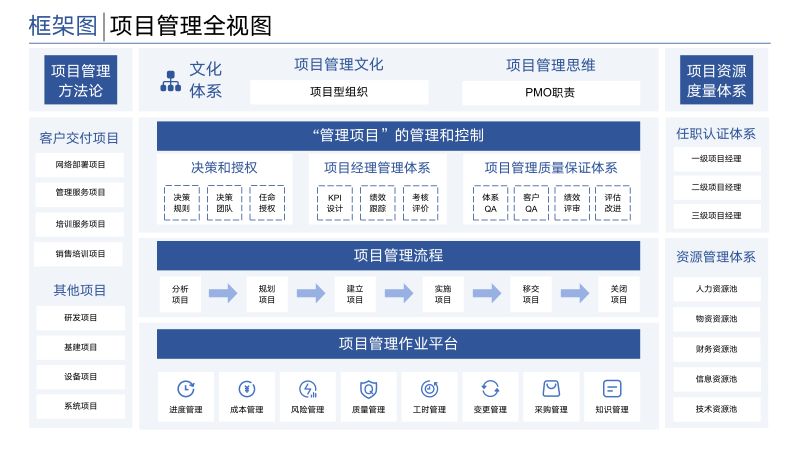
#> input picture GordenImagePPTGen/参考图/leader_love/ref1.png, 1600 x 900 px (shown at 1/2 size)
$ python probe_palette.py '../../GordenImagePPTGen/参考图/leader_love/ref1.png'
#> lines starting #> are read from the running program, lines starting #| are printed output that depends on the picture
#!/usr/bin/env python3
"""Probe a slide image and recommend a safe chroma-key color for icon extraction.

Why: during conversion we extract frames and icons onto a flat chroma-key canvas and then remove that
color with `chroma_key.py`. If the slide itself contains the key color
(e.g. a green slide keyed on green), the icons get eaten by the matte. This tool
samples the slide, reports which candidate key colors collide with the artwork,
and prints the first safe one.

Usage:
    python3 scripts/probe_palette.py SLIDE.png
    python3 scripts/probe_palette.py SLIDE.png --json

Output (human): a recommendation line `recommended_key: #ff00ff` plus per-candidate
coverage. With --json: a single machine-readable JSON line.
"""
from __future__ import annotations

import argparse
import colorsys
import json
import sys
from pathlib import Path

# Candidate key colors in priority order. Green first (best matte behaviour in
# chroma_key.py), then magenta, orange, red, cyan. Each entry is
# (name, hex, target_hue_degrees).
CANDIDATES = [
    ("green", "#00ff00", 120.0),
    ("magenta", "#ff00ff", 300.0),
    ("orange", "#ff7a00", 30.0),
    ("red", "#ff0033", 350.0),
    ("cyan", "#00ffff", 180.0),
]

# A pixel "collides" with a candidate when it is a vivid pixel whose hue is near
# the candidate hue. We only count vivid pixels (high saturation + mid/high
# value) because the matte only struggles with saturated key-like regions.
HUE_TOLERANCE_DEG = 30.0
MIN_SATURATION = 0.35
MIN_VALUE = 0.30
# Avoid a candidate if vivid pixels near its hue exceed this fraction of the image.
COLLISION_FRACTION = 0.012


def _load_pixels(path: Path, max_side: int = 240):
#> called with max_side = 240
    try:
        from PIL import Image
    except ImportError:
        print("Error: Pillow is required (pip3 install pillow).", file=sys.stderr)
        raise SystemExit(2)
    with Image.open(path) as im:
#> im is the input picture: PIL image 1600x900 RGBA; mean R, G, B, A 215.9, 222.7, 234.1, 255
        im = im.convert("RGB")
#> im: PIL image 1600x900 RGB
        w, h = im.size
#> w = 1600; h = 900
        scale = min(1.0, max_side / max(w, h))
#> scale = 0.15
        if scale < 1.0:
            im = im.resize((max(1, int(w * scale)), max(1, int(h * scale))))
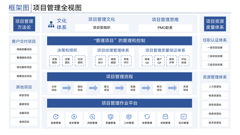
#> im: PIL image 240x135 RGB; mean R, G, B 215.6, 222.5, 233.9
        raw = im.tobytes()
        pixels = [(raw[i], raw[i + 1], raw[i + 2]) for i in range(0, len(raw), 3)]
#> pixels = 32400 items
        return pixels, im.size


def _hue_distance(a: float, b: float) -> float:
    d = abs(a - b) % 360.0
    return min(d, 360.0 - d)


def analyze(path: Path):
    pixels, (w, h) = _load_pixels(path)
#> pixels = 32400 items; w = 240; h = 135
    total = max(1, len(pixels))
#> total = 32400
    coverage = {name: 0 for name, _, _ in CANDIDATES}

    for r, g, b in pixels:
        hh, _, _ = colorsys.rgb_to_hls(r / 255.0, g / 255.0, b / 255.0)
        hue = hh * 360.0
        mx = max(r, g, b)
        mn = min(r, g, b)
        sat = 0.0 if mx == 0 else (mx - mn) / mx
        val = mx / 255.0
        if sat < MIN_SATURATION or val < MIN_VALUE:
            continue
        for name, _hex, target in CANDIDATES:
            if _hue_distance(hue, target) <= HUE_TOLERANCE_DEG:
                coverage[name] += 1
#> after the loop, coverage = {'green': 0, 'magenta': 0, 'orange': 0, 'red': 0, 'cyan': 0}

    cov_frac = {name: coverage[name] / total for name, _, _ in CANDIDATES}
#> cov_frac has the same summary as coverage
    recommended = None
    for name, hexval, _ in CANDIDATES:
        if cov_frac[name] < COLLISION_FRACTION:
            recommended = (name, hexval)
            break
    if recommended is None:
        # Everything collides; pick the least-used candidate.
        name = min(cov_frac, key=cov_frac.get)
        recommended = (name, dict((n, h) for n, h, _ in CANDIDATES)[name])

    return {
        "image": str(path),
        "size": [w, h],
        "coverage_fraction": {k: round(v, 5) for k, v in cov_frac.items()},
        "collision_threshold": COLLISION_FRACTION,
        "recommended_key_name": recommended[0],
        "recommended_key": recommended[1],
    }


def main() -> None:
    ap = argparse.ArgumentParser(description=__doc__)
    ap.add_argument("image", help="Slide image to probe.")
    ap.add_argument("--json", action="store_true", help="Emit a single JSON line.")
    args = ap.parse_args()

    path = Path(args.image)
    if not path.exists():
        print(f"Error: image not found: {path}", file=sys.stderr)
        raise SystemExit(2)

    result = analyze(path)
#> result = 6 items
    if args.json:
        print(json.dumps(result, ensure_ascii=False))
        return

    print(f"image: {result['image']}  size: {result['size'][0]}x{result['size'][1]}")
#| image: ../../GordenImagePPTGen/参考图/leader_love/ref1.png  size: 240x135
    print("vivid coverage per candidate key color:")
    for name, hexval, _ in CANDIDATES:
        frac = result["coverage_fraction"][name]
        flag = "COLLIDES" if frac >= COLLISION_FRACTION else "ok"
        print(f"  {name:8} {hexval}  {frac*100:6.2f}%  {flag}")
#> this loop made 5 passes
#|   green    #00ff00    0.00%  ok
#|   magenta  #ff00ff    0.00%  ok
#|   orange   #ff7a00    0.00%  ok
#|   red      #ff0033    0.00%  ok
#|   cyan     #00ffff    0.00%  ok
    print(f"recommended_key: {result['recommended_key']}  ({result['recommended_key_name']})")
#| recommended_key: #00ff00  (green)


if __name__ == "__main__":
    main()

$ run again, on GordenImagePPTGen/参考图/leader_love/ref3.png
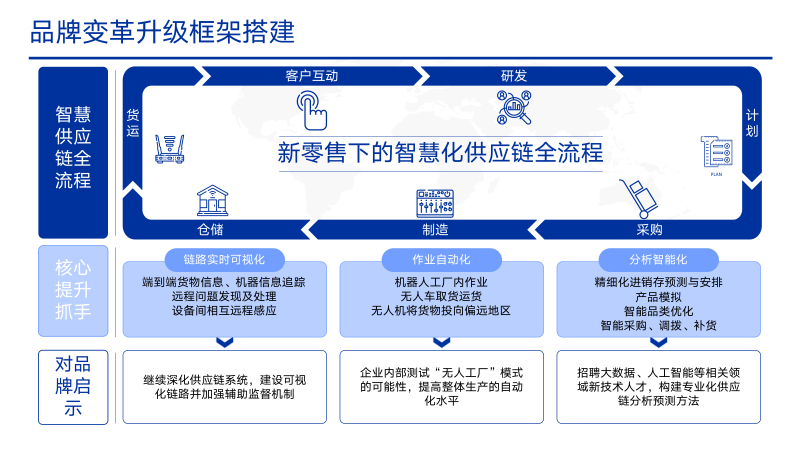
#> input picture GordenImagePPTGen/参考图/leader_love/ref3.png, 1600 x 900 px (shown at 1/2 size)
#> in _load_pixels, im is the input picture: PIL image 1600x900 RGBA; mean R, G, B, A 202.1, 213, 236.2, 255
#> in _load_pixels, `im = im.resize((max(1, int(w * scale)), max(1, int(h * scale))))`:
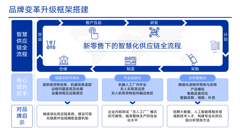
#> im: PIL image 240x135 RGB; mean R, G, B 201.9, 212.6, 235.9
#> in _load_pixels, `pixels = [(raw[i], raw[i + 1], raw[i + 2]) for i in range(0, len(raw),..`: pixels = 32400 items
#> in analyze, `pixels, (w, h) = _load_pixels(path)`: w = 240; h = 135
#> total = 32400
#> after the loop in analyze, `for r, g, b in pixels:`: coverage = {'green': 0, 'magenta': 0, 'orange': 0, 'red': 0, 'cyan': 0}
#> cov_frac has the same summary as coverage
#> result = 6 items
#| image: ../../GordenImagePPTGen/参考图/leader_love/ref3.png  size: 240x135
#> the loop in main, `for name, hexval, _ in CANDIDATES:` made 5 passes
#|   green    #00ff00    0.00%  ok
#|   magenta  #ff00ff    0.00%  ok
#|   orange   #ff7a00    0.00%  ok
#|   red      #ff0033    0.00%  ok
#|   cyan     #00ffff    0.00%  ok
#| recommended_key: #00ff00  (green)

$ run again, on GordenImagePPTGen/参考图/leader_love/ref4.png
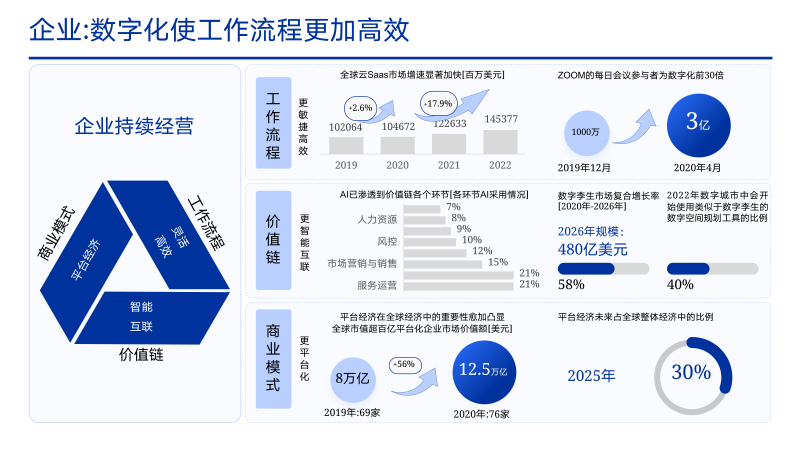
#> input picture GordenImagePPTGen/参考图/leader_love/ref4.png, 1600 x 900 px (shown at 1/2 size)
#> in _load_pixels, im is the input picture: PIL image 1600x900 RGBA; mean R, G, B, A 218.9, 225.3, 239.9, 255
#> in _load_pixels, `im = im.resize((max(1, int(w * scale)), max(1, int(h * scale))))`:
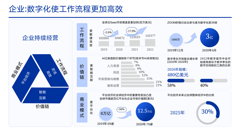
#> im: PIL image 240x135 RGB; mean R, G, B 218.9, 225.1, 239.7
#> in _load_pixels, `pixels = [(raw[i], raw[i + 1], raw[i + 2]) for i in range(0, len(raw),..`: pixels = 32400 items
#> in analyze, `pixels, (w, h) = _load_pixels(path)`: w = 240; h = 135
#> total = 32400
#> after the loop in analyze, `for r, g, b in pixels:`: coverage = {'green': 0, 'magenta': 0, 'orange': 0, 'red': 0, 'cyan': 0}
#> cov_frac has the same summary as coverage
#> result = 6 items
#| image: ../../GordenImagePPTGen/参考图/leader_love/ref4.png  size: 240x135
#> the loop in main, `for name, hexval, _ in CANDIDATES:` made 5 passes
#|   green    #00ff00    0.00%  ok
#|   magenta  #ff00ff    0.00%  ok
#|   orange   #ff7a00    0.00%  ok
#|   red      #ff0033    0.00%  ok
#|   cyan     #00ffff    0.00%  ok
#| recommended_key: #00ff00  (green)

$ run again, on GordenImagePPTGen/参考图/leader_love/ref5.png
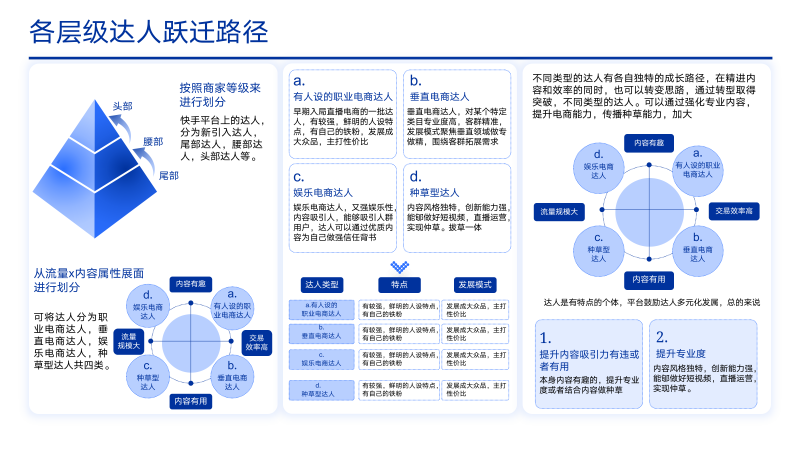
#> input picture GordenImagePPTGen/参考图/leader_love/ref5.png, 1600 x 900 px (shown at 1/2 size)
#> in _load_pixels, im is the input picture: PIL image 1600x900 RGBA; mean R, G, B, A 224.8, 230.7, 243.2, 255
#> in _load_pixels, `im = im.resize((max(1, int(w * scale)), max(1, int(h * scale))))`:
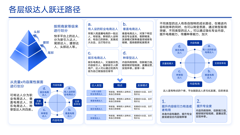
#> im: PIL image 240x135 RGB; mean R, G, B 224.5, 230.5, 243
#> in _load_pixels, `pixels = [(raw[i], raw[i + 1], raw[i + 2]) for i in range(0, len(raw),..`: pixels = 32400 items
#> in analyze, `pixels, (w, h) = _load_pixels(path)`: w = 240; h = 135
#> total = 32400
#> after the loop in analyze, `for r, g, b in pixels:`: coverage = {'green': 0, 'magenta': 0, 'orange': 0, 'red': 0, 'cyan': 0}
#> cov_frac has the same summary as coverage
#> result = 6 items
#| image: ../../GordenImagePPTGen/参考图/leader_love/ref5.png  size: 240x135
#> the loop in main, `for name, hexval, _ in CANDIDATES:` made 5 passes
#|   green    #00ff00    0.00%  ok
#|   magenta  #ff00ff    0.00%  ok
#|   orange   #ff7a00    0.00%  ok
#|   red      #ff0033    0.00%  ok
#|   cyan     #00ffff    0.00%  ok
#| recommended_key: #00ff00  (green)
